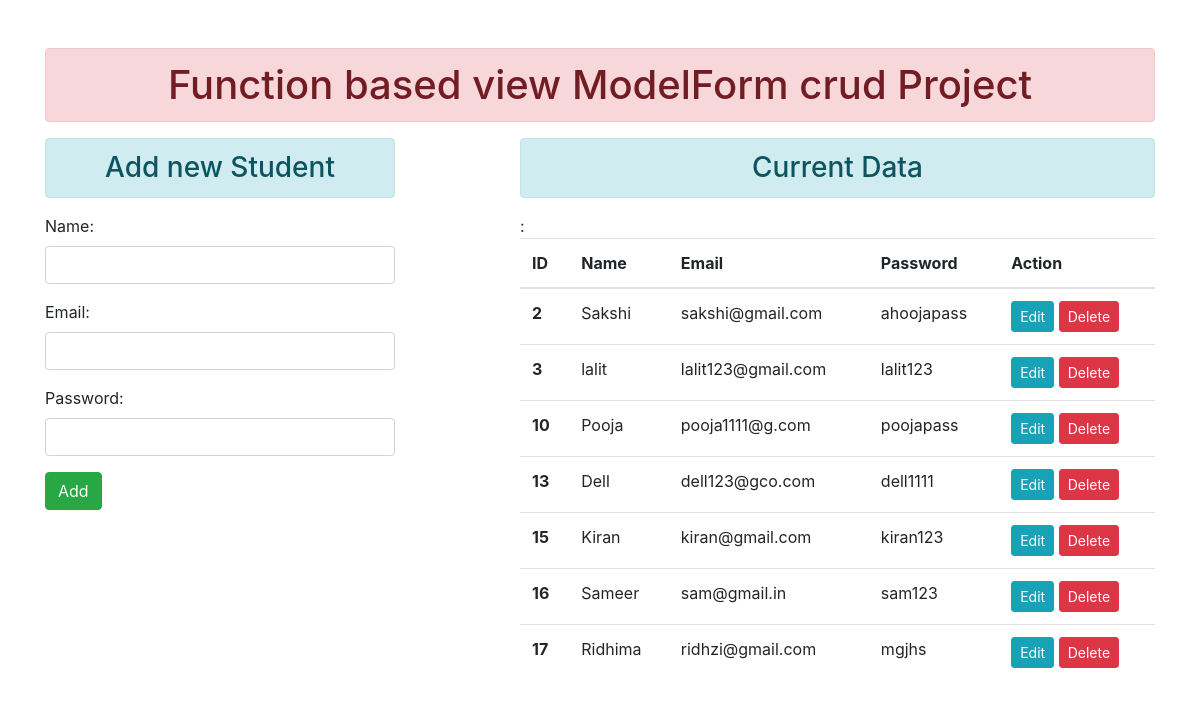
The page / on the database its author committed.
### enroll/models.py (models this page shows)
class user(models.Model):
    name = models.CharField(max_length= 50)
    email = models.EmailField(max_length= 100)
    password = models.CharField(max_length=50)

### enroll/views.py (the view)
# urls.py: path('', views.addshow, name="addshow"),
def addshow(request):
    if request.method == 'POST':
        fm = StudentRegisteration(request.POST)
        if fm.is_valid():
            nm=fm.cleaned_data['name']
            em=fm.cleaned_data['email']
            pw=fm.cleaned_data['password']
            reg = user(name = nm, email = em, password = pw)
            reg.save()
            fm = StudentRegisteration()
    else:
        fm = StudentRegisteration()
    stud = user.objects.all()
    return render(request, 'enroll/add_show.html', {'form': fm, 'stu' : stud})

### enroll/forms.py
class StudentRegisteration(forms.ModelForm):
    class Meta:
        model = user
        fields = ['name', 'email', 'password']
        widgets = {
            'name' : forms.TextInput(attrs={'class' : 'form-control'}),
            'email' : forms.EmailInput(attrs={'class' : 'form-control'}),
            'password' : forms.PasswordInput(render_value= True, attrs={'class' : 'form-control'}),
        }

### enroll/templates/enroll/add_show.html (shortened to what this page needs)
{% extends 'enroll/base.html' %}
{% block content %}
<div class="class row">
    <div class="class col-sm-4">
        <h3 class="alert alert-info text-center">Add new Student</h3>
        <form action="" method="POST">
            {{form.as_p}}
            <input type="submit" value="Add" class="btn btn-success">
        </form>
    </div>
    <div class="col-sm-7 offset-1">
        <h3 class="alert alert-info text-center">Current Data</h3>
        {% if stu %}:
        <table class="table table-hover">
            <thead>
              <tr>
                <th scope="col">ID</th>
                <th scope="col">Name</th>
                <th scope="col">Email</th>
                <th scope="col">Password</th>
                <th scope="col">Action</th>
              </tr>
            </thead>
            <tbody>
                {% for st in stu %}
              <tr>
                <th scope="row">{{st.id}}</th>
                <td>{{st.name}}</td>
                <td>{{st.email}}</td>
                <td>{{st.password}}</td>
                <td><a href="{% url 'updatedata' st.id %}" class="btn btn-info btn-sm">Edit</a>
                <form action="{% url 'deletedata' st.id %}" method="POST" class="d-inline">
                    <input type="submit" value="Delete" class="btn btn-danger btn-sm">
                </form>
            </td>
                  </tr>
              {% endfor %}
            </tbody>
          </table>
        {% else %}
        <h4>No record found</h4>
        {% endif %}
    </div>
</div>
{% endblock content %}

### enroll/templates/enroll/base.html (shortened to what this page needs)
<!DOCTYPE html>
{% load static %}
<html lang="en">
<head>
    <link rel="stylesheet" href="https://maxcdn.bootstrapcdn.com/bootstrap/4.0.0/css/bootstrap.min.css">
</head>
<body>
<div class="class container mt-5">
    <h1 class=" alert alert-danger text-center">Function based view ModelForm crud Project</h1>
    {% block content %} {% endblock content %}
</div>
</body>
</html>

### rows shown on the page
user: id "2", name "Sakshi", email "sakshi@gmail.com", password "ahoojapass"
user: id "3", name "lalit", email "lalit123@gmail.com", password "lalit123"
user: id "10", name "Pooja", email "pooja1111@g.com", password "poojapass"
user: id "13", name "Dell", email "dell123@gco.com", password "dell1111"
user: id "15", name "Kiran", email "kiran@gmail.com", password "kiran123"
user: id "16", name "Sameer", email "sam@gmail.in", password "sam123"
user: id "17", name "Ridhima", email "ridhzi@gmail.com", password "mgjhs"
